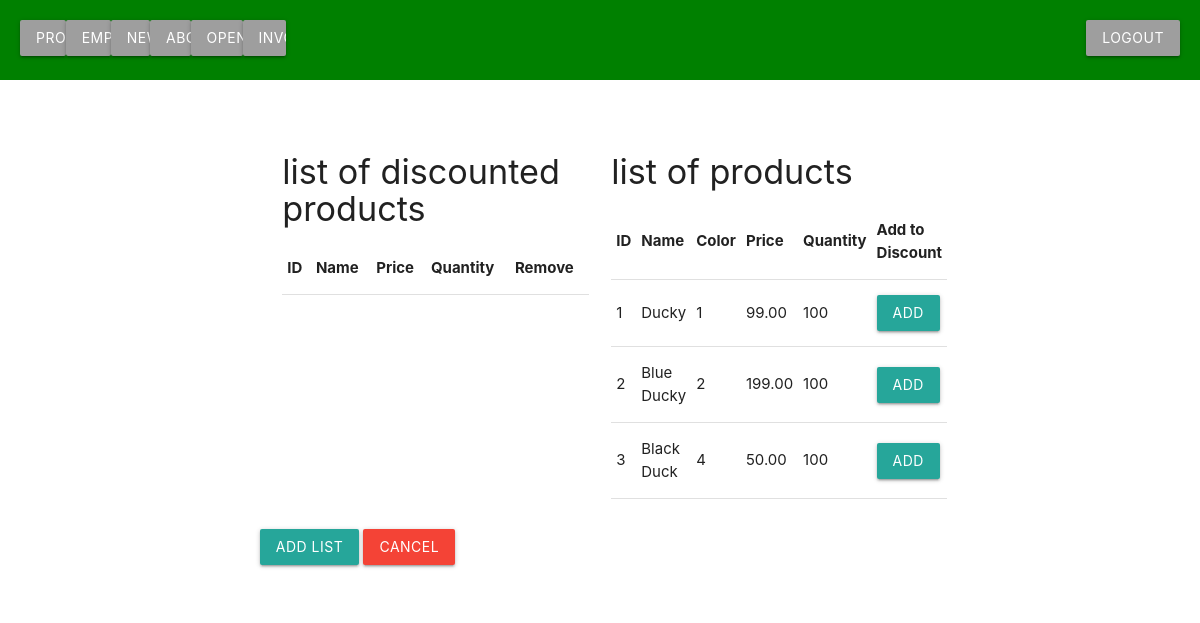
The app's page /dailySpecial/addDiscoutToProductView.php (signed in) with its own data.
### tables this page shows
CREATE TABLE Product
(
  `ID` int(8) NOT NULL AUTO_INCREMENT,
  `name` varchar(255) NOT NULL,
  `code` varchar(255) NOT NULL,
  `image` text NOT NULL,
  `price` double(10,2) NOT NULL,
  `color` int NOT null,
  `desc` varchar(255),
  `quantity` int NOT NULL,
  PRIMARY KEY (`ID`),
  UNIQUE KEY `product_code` (`code`),
  FOREIGN KEY (color) REFERENCES Color (ColorID)
);

### dailySpecial/addDiscoutToProductView.php (the view, shortened to what this page needs)
<?php
$dbCon = dbCon();
$query = $dbCon->prepare("SELECT * FROM Product");
$query->execute();
$getProducts = $query->fetchAll();
require_once("../admin/adminHeader.php");
?>
<body>
    <div class="container">
        <div class="row" style="margin-top:40px;">
            <form method="post">
                <div class="row">
                    <div class="col s12">
                        <div class="col s6">
                            <h4>list of discounted products</h4>
                            <table class="highlight">
                                <thead>
                                    <tr>
                                        <th>ID</th>
                                        <th>Name</th>
                                        <th>Price</th>
                                        <th>Quantity</th>
                                        <th>Remove</th>
                                    </tr>
                                </thead>
                            </table>
                        </div>
                        <div class="col s6">
                            <h4>list of products</h4>
                            <table class="highlight">
                                <thead>
                                    <tr>
                                        <th>ID</th>
                                        <th>Name</th>
                                        <th>Color</th>
                                        <th>Price</th>
                                        <th>Quantity</th>
                                        <th>Add to Discount</th>
                                    </tr>
                                </thead>
                                <tbody>
                                    <?php
                                    foreach ($getProducts as $getProduct) {
                                        echo "<tr>";
                                        echo "<td>" . $getProduct['ID'] . "</td>";
                                        echo "<td>" . $getProduct['name'] . "</td>";
                                        echo "<td>" . $getProduct['color'] . "</td>";
                                        echo "<td>" . $getProduct['price'] . "</td>";
                                        echo "<td>" . $getProduct['quantity'] . "</td>";
                                        echo '<td><a href="addDiscoutToProductView.php?action=add&ID=' . $getProduct['ID'] . '&code='. $getProduct['code'] .'" class="waves-effect waves-light btn ")">Add</a></td>';
                                        echo "</tr>";
                                    }
                                    ?>
                                </tbody>
                            </table>
                        </div>
                    </div>
                </div>
                <div class="row">
                    <button class="btn waves-effect waves-light" type="submit" name="submit">add list</button>
                    <button class="btn red" type="submit" name="cancel">cancel</button>
                </div>
            </form>
        </div>
    </div>
</body>

### css/style.css (style rules this page uses)
.row { padding: 5px 5% !important; }

### records on screen
product: ID "1", name "Ducky", color "1", price "99.00", quantity "100"
product: ID "2", name "Blue Ducky", color "2", price "199.00", quantity "100"
product: ID "3", name "Black Duck", color "4", price "50.00", quantity "100"
